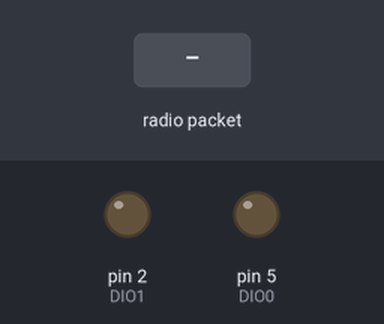
Bench run of a sketch on a simulated Arduino Uno, built with avr-gcc and run on an emulated ATmega328P. Parts: output pins drawn as LEDs (lit = HIGH). The test bench sets the inputs (shaded band). No radio packets arrive unless stated; pins used as bus, display or sensor lines are not drawn; what the sketch prints to the serial monitor is not drawn.

Above: at 1.3 s.
1.4 s: radio packet "1" arrives
At 2.8 s:
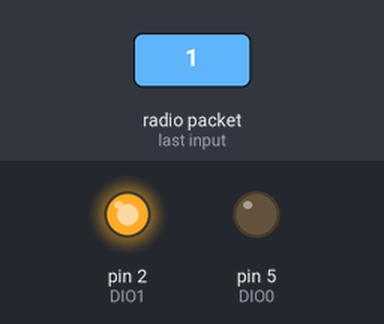
Timing chart, 0 to 4.9 s (numbered marks = the images above; inputs shaded):
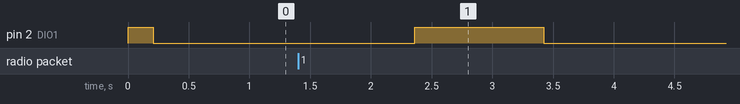

The sketch:

Transm_LoRa_ESP8266_v2.ino
```cpp
#include <SPI.h>
#include <RH_RF95.h>


#define RFM95_CS 15
#define RFM95_RST 16
#define RFM95_INT 5
#define DIO0 5
#define DIO1 2


#define RF95_FREQ 868

#define LED 2


RH_RF95 rf95(RFM95_CS, RFM95_INT);

// Singleton instance of the radio driver
//RH_RF95 rf95(RFM95_CS, RFM95_INT);

void setup()
{
  rfm95_work();

}

int numero = 0;

void loop(){
  int timer=0;
  char  mensagem[31] = " ";
  itoa(numero, mensagem, 10 );
  Serial.print("a enviar: "); Serial.print(mensagem);
 //envia para o rfm95
  rf95.send((uint8_t *)mensagem ,20);
  // aguarda o envio do rfm95
  Serial.print("\n a aguardar envio \n");
  rf95.waitPacketSent();
  Serial.println("envio efetuado"); //confirma o envio
  digitalWrite(LED, LOW);
  numero++;
  do{ //agurada por aproximadamente 1 segundo até que volta a enviar nova mensagem
    delay(1);
    timer++;
    if(timer>1000){
      break;
    }
  }while((rf95.available()== false ));

    if (rf95.available())
    {
      Serial.print("recebeu mensagem");
      // Should be a message for us now
      uint8_t buf[RH_RF95_MAX_MESSAGE_LEN];
      uint8_t len = sizeof(buf);

      if (rf95.recv(buf, &len))
      {
        digitalWrite(LED, HIGH);
        RH_RF95::printBuffer("Received: ", buf, len); // mostra no serial o RFM
        Serial.print("Got: ");
       Serial.println((char*)buf);
         Serial.print("RSSI: ");
       Serial.println(rf95.lastRssi(), DEC);

      }

    }
    else{
    Serial.print("Não Obteve resposta");
    }
 delay(1000);
}


void rfm95_work(){
  pinMode(DIO0, OUTPUT);
  pinMode(DIO1, OUTPUT);
  digitalWrite(DIO0,LOW);
  digitalWrite(DIO1,LOW);

  pinMode(LED, OUTPUT);
  digitalWrite(LED,HIGH);
  pinMode(RFM95_RST, OUTPUT);
  digitalWrite(RFM95_RST, HIGH);
  Serial.begin(9600);
  delay(100);

  Serial.println();

  Serial.println("Gateway Module starting Reception…");

  digitalWrite(RFM95_RST, LOW);
  delay(10);
  digitalWrite(RFM95_RST, HIGH);
  delay(10);

  while (!rf95.init()) { //detects if LoRa radio fail

    Serial.println("LoRa radio init failed");

    while (1);

  }

  Serial.println("LoRa radio init OK!");

  if (!rf95.setFrequency(RF95_FREQ)) { //detects if LoRa set frequency fails

    Serial.println("setFrequency failed");

    while (1);

  }

  Serial.print("Set Freq to: ");

  Serial.println(RF95_FREQ);

     // The default transmitter power is 13dBm, using PA_BOOST.
    // If you are using RFM95 / 96/97/98 modules using the transmitter pin PA_BOOST, then
    // you can set transmission powers from 5 to 23 dBm:

    rf95.setTxPower(23, false);  //define the power of transmition

}
```

Measured:
- after the input at 1.4 s, pin 2 (DIO1): LOW → HIGH after 0.96 s, → LOW 1.1 s later
